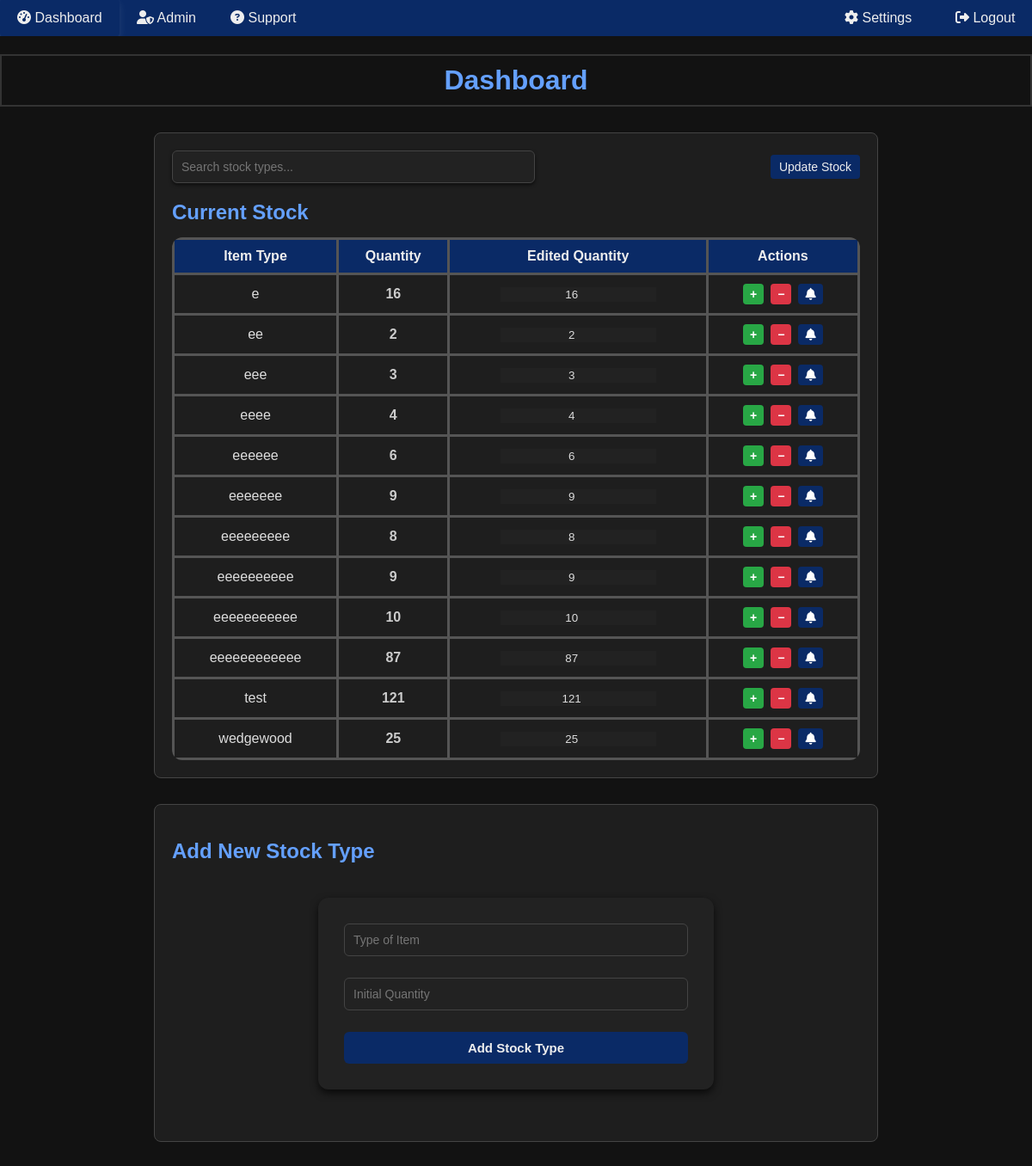
/ (signed in), run on the app's committed database.
### tables this page shows
CREATE TABLE stock (
            id INTEGER PRIMARY KEY AUTOINCREMENT,
            type TEXT NOT NULL,
            quantity INTEGER NOT NULL DEFAULT 1
        );

### app/routes/dashboard.py (the view)
@dashboard_bp.route('/')
@limiter.limit("100 per minute")
def dashboard():
    if 'user_id' not in session:
        return redirect(url_for('auth.login'))
    conn = get_db_connection()
    cursor = conn.cursor()
    cursor.execute('SELECT * FROM stock')
    stock_items = cursor.fetchall()
    return render_template(
        'dashboard.html',
        stock_items=stock_items,
        session=session,
    )

### app/db.py (called while the page is built)
def get_db_connection():
    if 'db' not in g:
        g.db = sqlite3.connect(current_app.config['DATABASE_PATH'])
        g.db.row_factory = sqlite3.Row
    return g.db

def close_db_connection(e=None):
    db = g.pop('db', None)
    if db is not None:
        db.close()

### SSClient/templates/dashboard.html (shortened to what this page needs)
<!DOCTYPE html>
<html lang="en">
<head>
    <link rel="stylesheet" href="{{ url_for('static', filename='css/' + ('style-dark.css' if current_theme == 'dark' else 'style.css')) }}">
    <link rel="stylesheet" href="https://cdnjs.cloudflare.com/ajax/libs/font-awesome/6.5.0/css/all.min.css">
</head>
<body>
    <div class="navbar">
        <a href="/"><i class="fas fa-tachometer-alt"></i> Dashboard</a>
        {% if session.get('privilege') == 'admin' %}
            <a href="/admin"><i class="fas fa-user-shield"></i> Admin</a>
        {% endif %}
        <a href="/support"><i class="fa-solid fa-circle-question"></i> Support</a>
        <div class="navsettings">
            <a href="/settings"><i class="fas fa-cog"></i> Settings</a>
            {% if 'user_id' in session %}
                <a href="/logout"><i class="fas fa-sign-out-alt"></i> Logout</a>
            {% endif %}
        </div>
    </div>
    <h1>Dashboard</h1>
    <section>
        <div class="stock-toolbar">
            <div class="stock-search-bar">
                <input
                    type="text"
                    id="stock-search"
                    placeholder="Search stock types..."
                    oninput="filterStockTable()"
                >
            </div>
            {% if session.get('privilege') in ['admin', 'store team'] %}
                <form method="POST" action="/update_stock_batch" onsubmit="prepareUpdateData(event)">
                    <button class="btn" type="submit">Update Stock</button>
                </form>
            {% endif %}
        </div>
        <h2>Current Stock</h2>
        <table class="stock-table">
            <thead>
                <tr>
                    <th>Item Type</th>
                    <th>Quantity</th>
                    {% if session.get('privilege') in ['admin', 'store team'] %}
                        <th>Edited Quantity</th>
                        <th>Actions</th>
                    {% endif %}
                </tr>
            </thead>
            <tbody>
                {% for item in stock_items %}
                <tr data-item-id="{{ item.id }}">
                    <td>{{ item.type }}</td>
                    <td class="saved-quantity">{{ item.quantity }}</td>
                    {% if session.get('privilege') in ['admin', 'store team'] %}
                        <td>
                            <input type="number"
                                value="{{ item.quantity }}"
                                min="0"
                                class="quantity-input"
                                data-original="{{ item.quantity }}">
                        </td>
                        <td>
                            <div class="quantity-btn-group">
                                <button type="button" class="quantity-btn plus" onclick="changeQuantity(this, 1)">+</button>
                                <button type="button" class="quantity-btn minus" onclick="changeQuantity(this, -1)">−</button>
                                <button type="button" class="quantity-btn normal"><i class="fa-solid fa-bell"></i></button>
                            </div>
                        </td>
                    {% endif %}
                </tr>
                {% endfor %}
            </tbody>
        </table>
    </section>
    {% if session.get('privilege') in ['admin', 'store team'] %}
    <section>
        <h2>Add New Stock Type</h2>
        <form id="add-stock-form" method="POST" action="/add_stock_type" class="form-container">
            <input type="text" id="new-type-input" name="new_type" placeholder="Type of Item" required>
            <input type="number" id="initial-quantity-input" name="initial_quantity" placeholder="Initial Quantity" required min="1">
            <button class="btn" type="submit">Add Stock Type</button>
        </form>
    </section>
    {% endif %}
</body>
</html>

### SSClient/static/css/style-dark.css (style rules this page uses)
body { margin: 0; font-family: Arial, sans-serif; background-color: #121212; color: #ddd; }
h1 { border: 2px solid #333; color: #64a0ff; text-align: center; padding: 10px; }
.navbar { background-color: #0a2a66; overflow: hidden; display: flex; justify-content: left; height: 42px; align-items: center; }
.navbar > a { color: #eee; padding: 14px 20px; text-decoration: none; display: block; }
.navbar .navsettings { margin-left:auto; }
.navbar .navsettings { margin-left: auto; display: flex; gap: 10px; align-items: center; }
.navbar .navsettings a { color: #eee; padding: 14px 20px; text-decoration: none; display: block; }
.navbar > a, .navbar .navsettings a { border-radius: 6px; transition: transform 0.2s ease, background-color 0.2s ease, color 0.2s ease; transform: perspective(400px) translateZ(0); }
section { margin: 30px auto; padding: 20px; max-width: 800px; border: 1px solid #444; border-radius: 8px; background-color: #1e1e1e; }
section h2 { color: #64a0ff; margin-bottom: 15px; }
.stock-table { width: 100%; border-collapse: collapse; }
.stock-table th, .stock-table td { border: 3px solid #555; padding: 10px; text-align: center; vertical-align: middle; }
.stock-table th { background-color: #0a2a66; color: #eee; }
table { border-collapse: separate; border-spacing: 0; border-radius: 12px; overflow: hidden; }
form { display: flex; gap: 10px; flex-wrap: wrap; }
form input, form button { padding: 6px 10px; font-size: 14px; background-color: #222; color: #ddd; border: 1px solid #444; }
form button { background-color: #0a2a66; color: #eee; border: none; cursor: pointer; border-radius: 4px; }
.saved-quantity { font-weight: bold; color: #ccc; }
.quantity-input { background-color: #222; border: none; text-align: center; color: #ddd; }
.form-container, .login-container { margin: 40px auto; padding: 30px; max-width: 400px; background: #222; border-radius: 12px; box-shadow: 0 4px 10px rgba(0, 0, 0, 0.7); }
.form-container input[type="email"], .form-container input[type="text"], .form-container input[type="number"], .form-container input[type="password"], .login-container input[type="email"], .login-container input[type="password"] { width: 100%; padding: 10px; margin-bottom: 15px; border-radius: 6px; border: 1px solid #444; box-sizing: border-box; background-color: #222; color: #ddd; }
.form-container button, .login-container button { width: 100%; padding: 10px; background-color: #0a2a66; border: none; border-radius: 6px; color: #eee; font-weight: bold; cursor: pointer; font-size: 15px; }
.stock-toolbar { display: flex; justify-content: space-between; align-items: center; gap: 20px; margin-bottom: 20px; flex-wrap: wrap; }
.stock-search-bar { flex: 1; max-width: 400px; }
#stock-search { width: 100%; padding: 10px; font-size: 14px; border: 1px solid #444; border-radius: 6px; box-shadow: 0 2px 4px rgba(0,0,0,0.6); font-family: inherit; outline: none; background-color: #222; color: #ddd; }
.stock-toolbar form { flex-shrink: 0; }
.quantity-btn { font-size: 14px; font-weight: bold; border: none; border-radius: 4px; color: white; cursor: pointer; transition: background-color 0.2s ease; padding: 4px 8px; margin: 0 2px; display: inline-block; }
.quantity-btn.plus { background-color: #28a745; }
.quantity-btn-group { display: flex; justify-content: center; gap: 4px; }
.quantity-btn.normal { background-color: #0A2A66; }
.quantity-btn.minus, .quantity-btn.delete { background-color: #dc3545; }

### data on the page
stock: type "e", quantity "16"
stock: type "ee", quantity "2"
stock: type "eee", quantity "3"
stock: type "eeee", quantity "4"
stock: type "eeeeee", quantity "6"
stock: type "eeeeeee", quantity "9"
stock: type "eeeeeeeee", quantity "8"
stock: type "eeeeeeeeee", quantity "9"
stock: type "eeeeeeeeeee", quantity "10"
stock: type "eeeeeeeeeeee", quantity "87"
stock: type "test", quantity "121"
stock: type "wedgewood", quantity "25"
